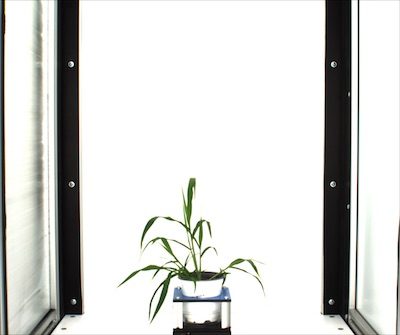
#> input picture plant.jpg, 400 x 335 px
$ python scharr_test.py
#> lines starting #> are read from the running program, lines starting #| are printed output that depends on the picture
import numpy as np
import cv2 as cv
from matplotlib import pyplot as plt

img = cv.imread('plant.jpg',0)
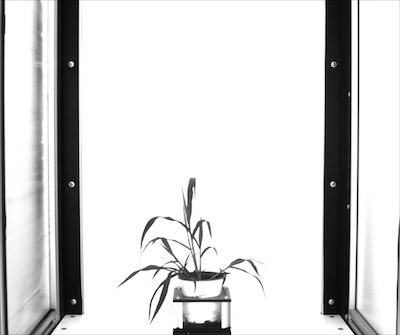
#> img: shape (335, 400); min 0, max 255, mean 213.9
laplacian = cv.Laplacian(img,cv.CV_64F)
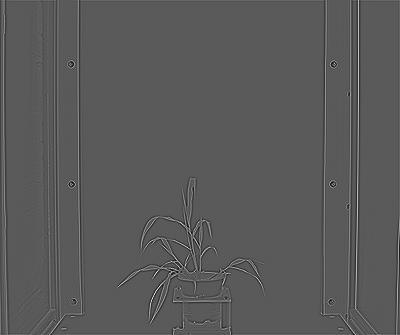
#> laplacian: shape (335, 400) float64; min -347, max 636, mean 0.1; drawn with min black and max white
sobelx = cv.Sobel(img,cv.CV_64F,1,0,ksize=5)
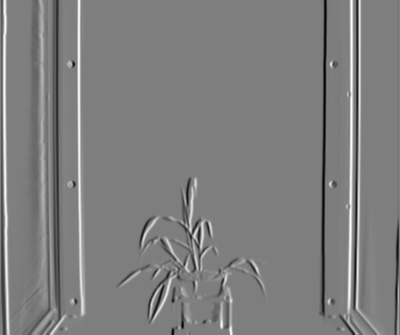
#> sobelx: shape (335, 400) float64; min -11531, max 11694, mean 31.5; drawn with min black and max white
sobely = cv.Sobel(img,cv.CV_64F,0,1,ksize=5)
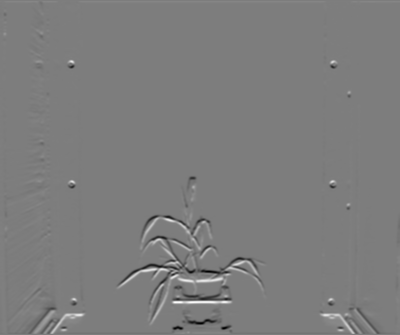
#> sobely: shape (335, 400) float64; min -10931, max 11277, mean -8.9; drawn with min black and max white
plt.subplot(2,2,1),plt.imshow(img,cmap = 'gray')
plt.title('Original'), plt.xticks([]), plt.yticks([])
plt.subplot(2,2,2),plt.imshow(laplacian,cmap = 'gray')
plt.title('Laplacian'), plt.xticks([]), plt.yticks([])
plt.subplot(2,2,3),plt.imshow(sobelx,cmap = 'gray')
plt.title('Sobel X'), plt.xticks([]), plt.yticks([])
plt.subplot(2,2,4),plt.imshow(sobely,cmap = 'gray')
plt.title('Sobel Y'), plt.xticks([]), plt.yticks([])
plt.show()
